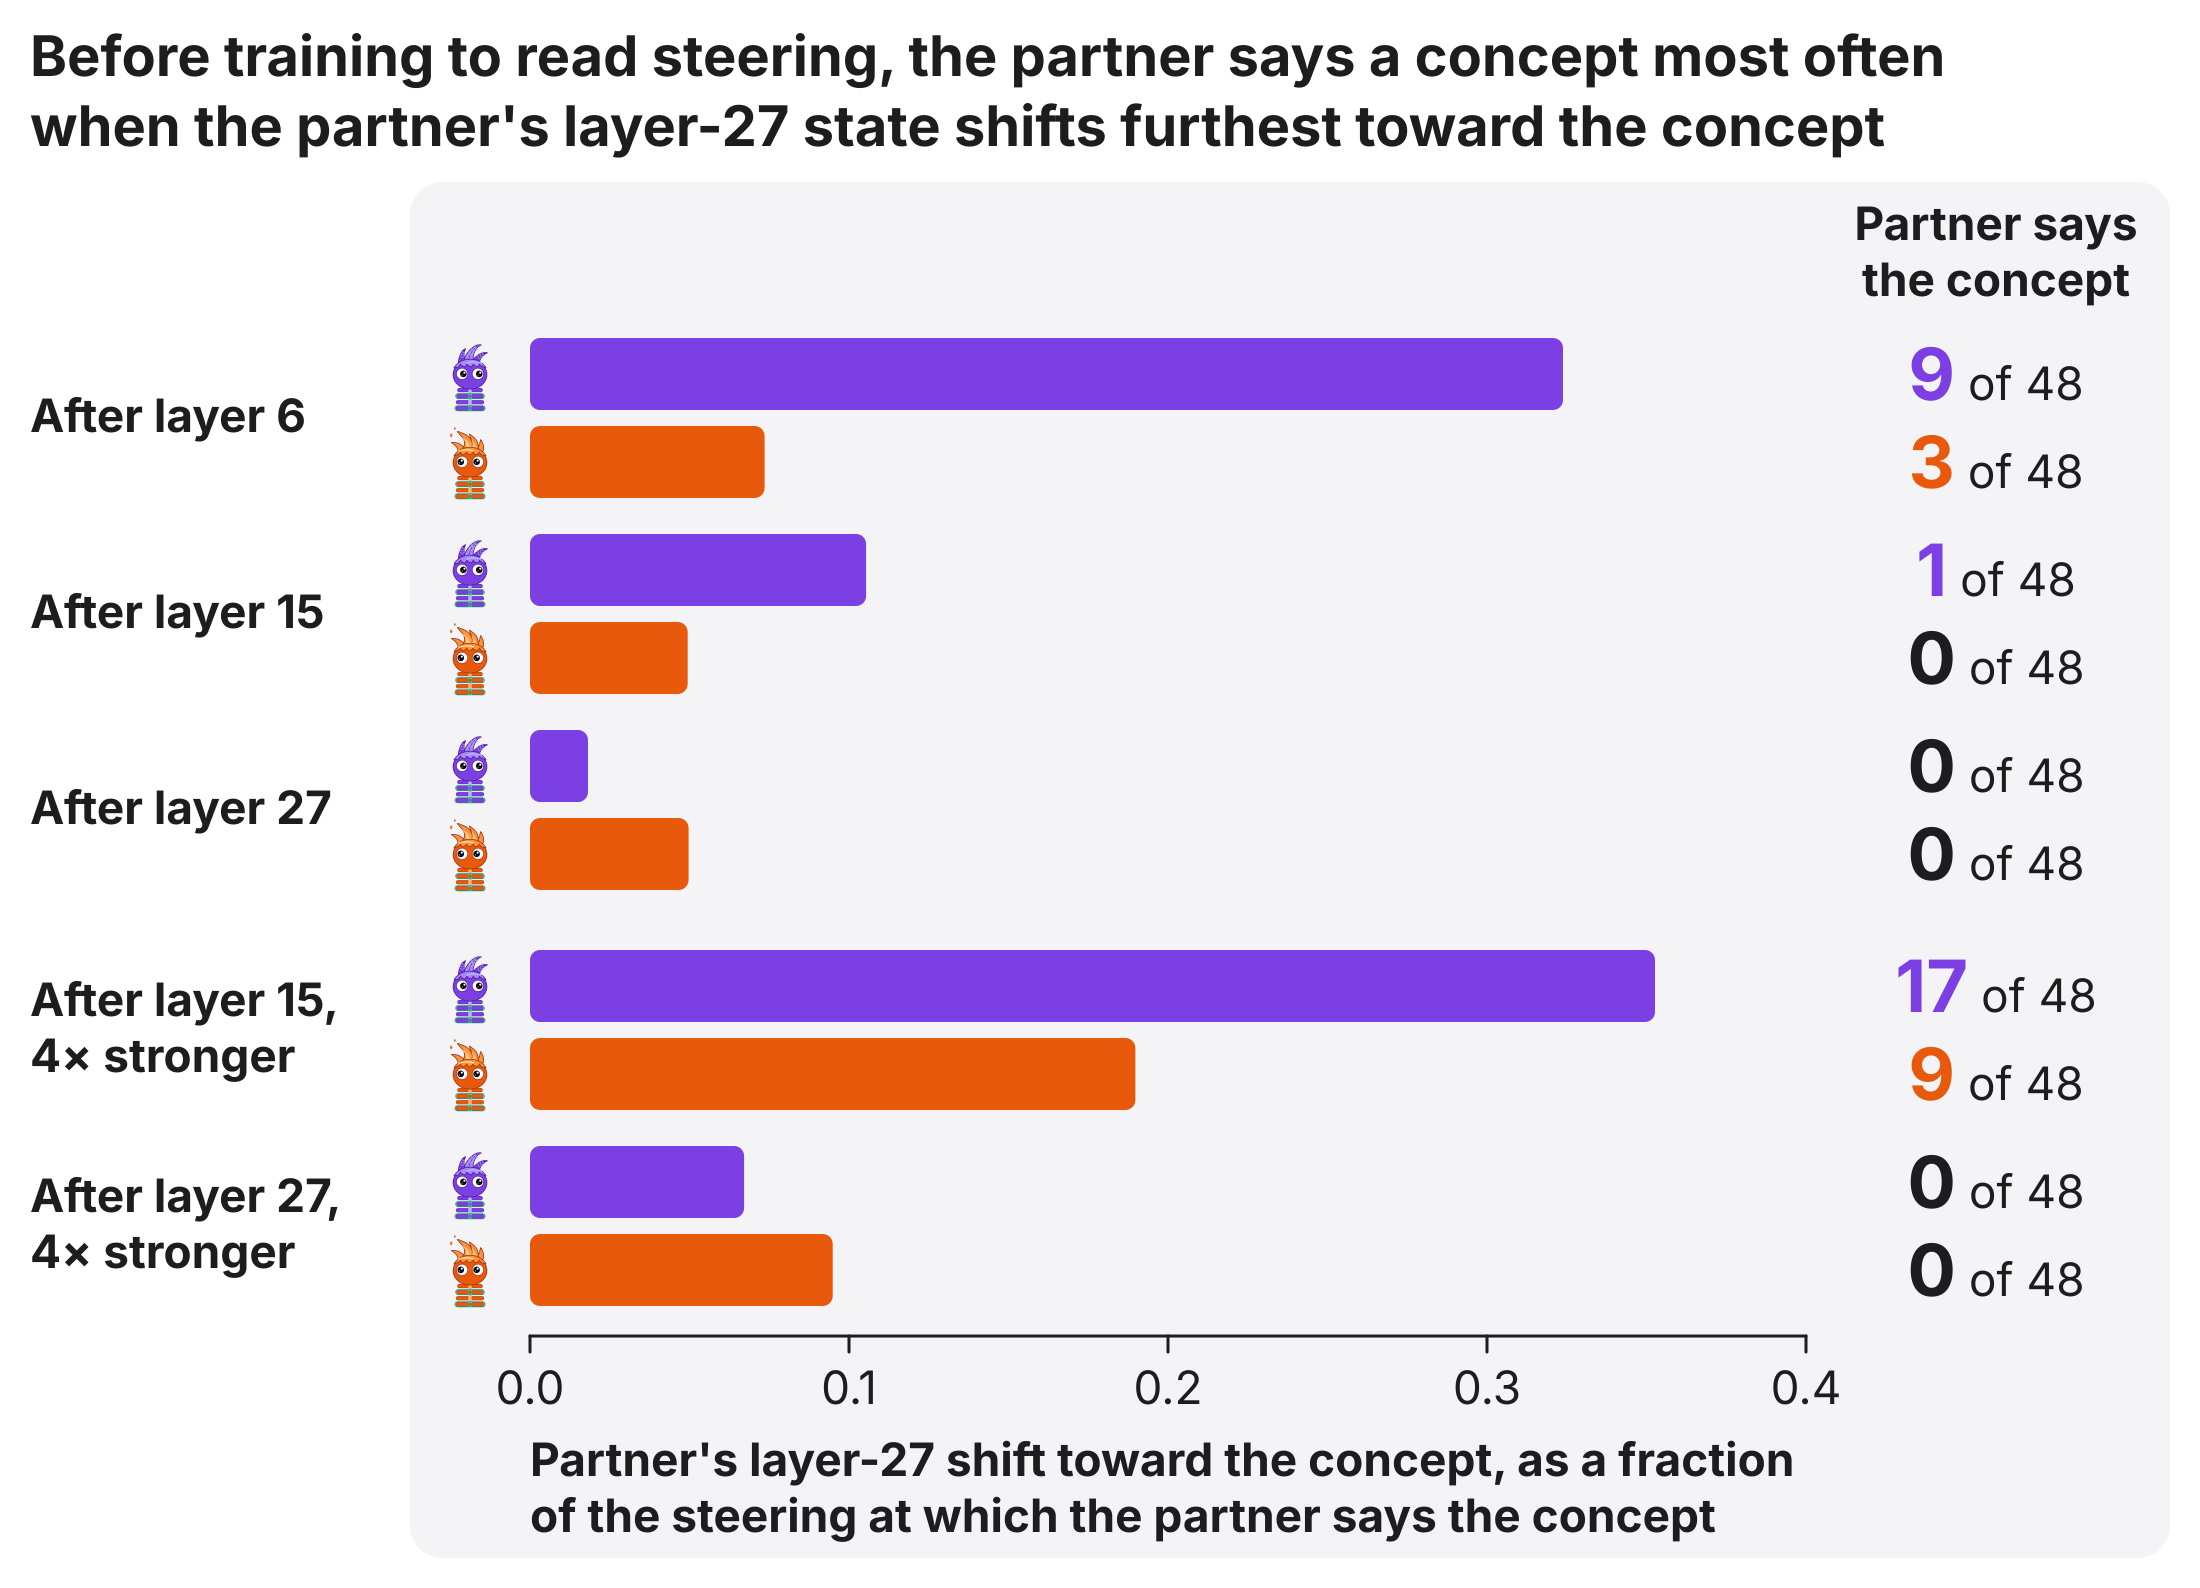

This chart was generated by the following Python code:
"""The partner's layer-27 shift toward a concept steered into its twin (pairing/steer_probe.py, chains/nl31.sh), against
how often the partner says the concept (pairing/steering_scale.py, nl29 and nl30), after chat training (nl22c step 157).

One group per steering arm, as in figures/steered_depth.py: after layer 6, 15 or 27 at the calibrated steering
coefficient, and after layers 15 and 27 at four times it. In each group one bar per partner: the shift of the partner's
layer-27 state along its own concept direction, linked, at the last position of its prompt, where its first message
starts (probe.json records, depths['27']['last'], mean over the 12 concepts and 2 prompts), in units of the steering
at which the partner says the concept itself (its calibrated steering coefficient at layer 27). Beside each bar: the
partner's linked messages that say the concept first, of 48 (episodes.json, condition link).

Reads results/magic-nl31/results/probe.json, results/magic-nl29/after and results/magic-nl30/results/{l6,l27,l15x4,l27x4}
(JSON; no model) and writes figures/steered_reach.{svg,png,pdf}.
Usage: python figures/steered_reach.py [RESULTS_ROOT]   (default: results)
"""
import json
import sys
from pathlib import Path

from chat_names import COOL, EMBER, INK, QUILL, SVG, count, mascot
from steered_depth import ARMS, lines

HERE = Path(__file__).resolve().parent
RESULTS = HERE.parent / 'results'
SIDES = ('quill', 'ember')
COLOR = dict(quill=QUILL, ember=EMBER)
XMAX = 0.4
TITLE = ('Before training to read steering, the partner says a concept most often',
         "when the partner's layer-27 state shifts furthest toward the concept")
AXIS = ("Partner's layer-27 shift toward the concept, as a fraction",
        'of the steering at which the partner says the concept')


def per_arm(root):
    """[(title, layer, boost, {partner: (reach, named, n)})] in ARMS order."""
    probe = json.loads((root / 'magic-nl31/results/probe.json').read_text())['records']
    out = []
    for path, title, layer, boost in ARMS:
        episodes = json.loads((root / path / 'episodes.json').read_text())
        bars = {}
        for partner in SIDES:
            steered = SIDES[1 - SIDES.index(partner)]
            reach = [r['depths']['27']['last'] for r in probe
                     if r['layer'] == layer and r['boost'] == boost and r['steered'] == steered]
            named = [r['success'] for r in episodes if r['sender'] == steered and r['condition'] == 'link']
            assert len(reach) == 24 and len(named) == 48
            bars[partner] = (sum(reach) / len(reach), sum(named), len(named))
        out.append((title, layer, boost, bars))
    return out


def draw(data, stem):
    W, M, G, P = 2200, 30, 30, 24
    label_w, top, head_h, bar_h, bar_gap, arm_gap, split = 350, 182, 156, 72, 16, 36, 24
    arm_h = 2 * bar_h + bar_gap
    gap = [0] + [arm_gap + (split if data[a][2] != data[a - 1][2] else 0) for a in range(1, len(data))]
    body_h = head_h + len(data) * arm_h + sum(gap)
    H = top + body_h + 40 + 70 + 2 * 56 + 30 + M
    s = SVG(W, H)
    uris = {x: mascot(x) for x in SIDES}
    for i, line in enumerate(TITLE):
        s.text(M, 76 + 70 * i, line, 56, 700)

    px = M + label_w + G
    pw = W - M - px
    s.rect(px, top, pw, H - top - M, COOL, 32)
    cx = px + pw - P - 150                                           # centre of the count column
    s.text(cx, top + 58, 'Partner says', 46, 700, INK, 'middle')
    s.text(cx, top + 114, 'the concept', 46, 700, INK, 'middle')
    x0 = px + P + bar_h + 24
    bw = cx - 190 - x0

    y0 = top + head_h
    for a, (title, layer, boost, bars) in enumerate(data):
        y0 += gap[a]
        text = lines(title, label_w - 10)
        for i, line in enumerate(text):
            s.text(M, y0 + (arm_h - 56 * len(text)) / 2 + 42 + 56 * i, line, 46, 700)
        for k, partner in enumerate(SIDES):
            reach, named, n = bars[partner]
            by = y0 + k * (bar_h + bar_gap)
            s.image(px + P - 4, by - 4, bar_h + 8, uris[partner])
            s.rect(x0, by, max(6., bw * min(reach, XMAX) / XMAX), bar_h, COLOR[partner], 10)
            count(s, cx, by + bar_h / 2 + 26, named, n, COLOR[partner] if named else INK, anchor='middle')
        y0 += arm_h

    ay = y0 + 30
    s.line(x0, ay, x0 + bw, ay, INK, 3)
    for i in range(5):
        x = x0 + bw * i * 0.1 / XMAX
        s.line(x, ay, x, ay + 16, INK, 3)
        s.text(x, ay + 68, f'{i * 0.1:.1f}', 46, 400, INK, 'middle')
    for i, line in enumerate(AXIS):
        s.text(x0, ay + 140 + 56 * i, line, 46, 700)
    s.save(stem)


def main():
    root = Path(sys.argv[1]) if len(sys.argv) > 1 else RESULTS
    draw(per_arm(root), HERE / 'steered_reach')
    print(HERE / 'steered_reach.png')
    return 0


if __name__ == '__main__':
    sys.exit(main())
